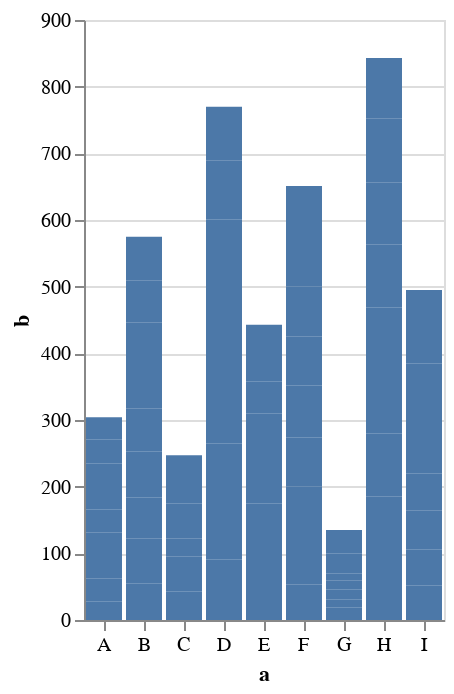

Express this chart as Vega-Lite.
### Vega-Lite specification from a JSON file in a GitHub repository (floating-point values rounded to 4 significant figures)
{"$schema": "https://vega.github.io/schema/vega-lite/v5.json", "description": "A simple bar chart with embedded data.", "data": {"values": [{"a": "A", "b": 28, "c": "a"}, {"a": "B", "b": 55, "c": "a"}, {"a": "C", "b": 43, "c": "a"}, {"a": "D", "b": 91, "c": "a"}, {"a": "E", "b": 81, "c": "a"}, {"a": "F", "b": 53, "c": "a"}, {"a": "G", "b": 19, "c": "a"}, {"a": "H", "b": 87, "c": "a"}, {"a": "I", "b": 52, "c": "a"}, {"a": "A", "b": 34, "c": "b"}, {"a": "B", "b": 67, "c": "b"}, {"a": "C", "b": 23, "c": "b"}, {"a": "D", "b": 89, "c": "b"}, {"a": "E", "b": 45, "c": "b"}, {"a": "F", "b": 76, "c": "b"}, {"a": "G", "b": 12, "c": "b"}, {"a": "H", "b": 98, "c": "b"}, {"a": "I", "b": 54, "c": "b"}, {"a": "A", "b": 37, "c": "c"}, {"a": "B", "b": 62, "c": "c"}, {"a": "C", "b": 29, "c": "c"}, {"a": "D", "b": 85, "c": "c"}, {"a": "E", "b": 49, "c": "c"}, {"a": "F", "b": 71, "c": "c"}, {"a": "G", "b": 15, "c": "c"}, {"a": "H", "b": 95, "c": "c"}, {"a": "I", "b": 58, "c": "c"}, {"a": "A", "b": 32, "c": "d"}, {"a": "B", "b": 69, "c": "d"}, {"a": "C", "b": 27, "c": "d"}, {"a": "D", "b": 83, "c": "d"}, {"a": "E", "b": 47, "c": "d"}, {"a": "F", "b": 74, "c": "d"}, {"a": "G", "b": 13, "c": "d"}, {"a": "H", "b": 92, "c": "d"}, {"a": "I", "b": 56, "c": "d"}, {"a": "A", "b": 35, "c": "e"}, {"a": "B", "b": 64, "c": "e"}, {"a": "C", "b": 25, "c": "e"}, {"a": "D", "b": 87, "c": "e"}, {"a": "E", "b": 42, "c": "e"}, {"a": "F", "b": 78, "c": "e"}, {"a": "G", "b": 11, "c": "e"}, {"a": "H", "b": 97, "c": "e"}, {"a": "I", "b": 53, "c": "e"}, {"a": "A", "b": 38, "c": "f"}, {"a": "B", "b": 61, "c": "f"}, {"a": "C", "b": 28, "c": "f"}, {"a": "D", "b": 84, "c": "f"}, {"a": "E", "b": 46, "c": "f"}, {"a": "F", "b": 73, "c": "f"}, {"a": "G", "b": 14, "c": "f"}, {"a": "H", "b": 94, "c": "f"}, {"a": "I", "b": 57, "c": "f"}, {"a": "A", "b": 31, "c": "g"}, {"a": "B", "b": 68, "c": "g"}, {"a": "C", "b": 26, "c": "g"}, {"a": "D", "b": 82, "c": "g"}, {"a": "E", "b": 48, "c": "g"}, {"a": "F", "b": 75, "c": "g"}, {"a": "G", "b": 16, "c": "g"}, {"a": "H", "b": 93, "c": "g"}, {"a": "I", "b": 55, "c": "g"}, {"a": "A", "b": 36, "c": "h"}, {"a": "B", "b": 63, "c": "h"}, {"a": "C", "b": 24, "c": "h"}, {"a": "D", "b": 88, "c": "h"}, {"a": "E", "b": 41, "c": "h"}, {"a": "F", "b": 79, "c": "h"}, {"a": "G", "b": 17, "c": "h"}, {"a": "H", "b": 96, "c": "h"}, {"a": "I", "b": 59, "c": "h"}, {"a": "A", "b": 33, "c": "i"}, {"a": "B", "b": 66, "c": "i"}, {"a": "C", "b": 22, "c": "i"}, {"a": "D", "b": 81, "c": "i"}, {"a": "E", "b": 44, "c": "i"}, {"a": "F", "b": 72, "c": "i"}, {"a": "G", "b": 18, "c": "i"}, {"a": "H", "b": 91, "c": "i"}, {"a": "I", "b": 51, "c": "i"}]}, "mark": "bar", "encoding": {"x": {"field": "a", "type": "nominal", "axis": {"labelAngle": 0}}, "y": {"field": "b", "type": "quantitative"}, "z": {"field": "c", "type": "nominal", "axis": {"labelAngle": 0}}}}
